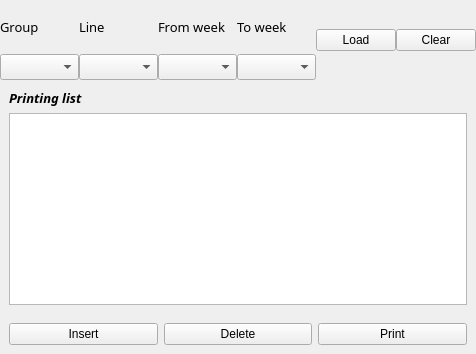
            <widget class="QWidget" name="Print_page_M">
             <layout class="QHBoxLayout" name="horizontalLayout_23">
              <property name="spacing">
               <number>0</number>
              </property>
              <property name="leftMargin">
               <number>0</number>
              </property>
              <property name="topMargin">
               <number>0</number>
              </property>
              <property name="rightMargin">
               <number>0</number>
              </property>
              <property name="bottomMargin">
               <number>0</number>
              </property>
              <item>
               <widget class="QFrame" name="frame_28">
                <property name="frameShape">
                 <enum>QFrame::NoFrame</enum>
                </property>
                <layout class="QVBoxLayout" name="verticalLayout_26">
                 <property name="spacing">
                  <number>0</number>
                 </property>
                 <property name="leftMargin">
                  <number>0</number>
                 </property>
                 <property name="topMargin">
                  <number>0</number>
                 </property>
                 <property name="rightMargin">
                  <number>0</number>
                 </property>
                 <property name="bottomMargin">
                  <number>0</number>
                 </property>
                 <item>
                  <widget class="QFrame" name="frame_29">
                   <property name="minimumSize">
                    <size>
                     <width>0</width>
                     <height>80</height>
                    </size>
                   </property>
                   <property name="maximumSize">
                    <size>
                     <width>16777215</width>
                     <height>80</height>
                    </size>
                   </property>
                   <property name="frameShape">
                    <enum>QFrame::NoFrame</enum>
                   </property>
                   <layout class="QHBoxLayout" name="horizontalLayout_26">
                    <property name="spacing">
                     <number>0</number>
                    </property>
                    <property name="leftMargin">
                     <number>0</number>
                    </property>
                    <property name="topMargin">
                     <number>0</number>
                    </property>
                    <property name="rightMargin">
                     <number>0</number>
                    </property>
                    <property name="bottomMargin">
                     <number>0</number>
                    </property>
                    <item>
                     <widget class="QFrame" name="frame_36">
                      <property name="frameShape">
                       <enum>QFrame::NoFrame</enum>
                      </property>
                      <layout class="QHBoxLayout" name="horizontalLayout_25">
                       <property name="spacing">
                        <number>0</number>
                       </property>
                       <property name="leftMargin">
                        <number>0</number>
                       </property>
                       <property name="topMargin">
                        <number>0</number>
                       </property>
                       <property name="rightMargin">
                        <number>0</number>
                       </property>
                       <property name="bottomMargin">
                        <number>0</number>
                       </property>
                       <item>
                        <widget class="QFrame" name="frame_32">
                         <property name="maximumSize">
                          <size>
                           <width>100</width>
                           <height>16777215</height>
                          </size>
                         </property>
                         <property name="frameShape">
                          <enum>QFrame::NoFrame</enum>
                         </property>
                         <layout class="QVBoxLayout" name="verticalLayout_28">
                          <property name="spacing">
                           <number>0</number>
                          </property>
                          <property name="leftMargin">
                           <number>0</number>
                          </property>
                          <property name="topMargin">
                           <number>0</number>
                          </property>
                          <property name="rightMargin">
                           <number>0</number>
                          </property>
                          <property name="bottomMargin">
                           <number>0</number>
                          </property>
                          <item>
                           <widget class="QLabel" name="label_34">
                            <property name="font">
                             <font>
                              <family>Rockwell</family>
                              <pointsize>10</pointsize>
                              <weight>50</weight>
                              <italic>false</italic>
                              <bold>false</bold>
                             </font>
                            </property>
                            <property name="text">
                             <string>Group</string>
                            </property>
                           </widget>
                          </item>
                          <item>
                           <widget class="QComboBox" name="Group_cbb_PF">
                            <property name="minimumSize">
                             <size>
                              <width>0</width>
                              <height>20</height>
                             </size>
                            </property>
                            <property name="font">
                             <font>
                              <family>Rockwell</family>
                              <pointsize>10</pointsize>
                             </font>
                            </property>
                           </widget>
                          </item>
                         </layout>
                        </widget>
                       </item>
                       <item>
                        <widget class="QFrame" name="frame_33">
                         <property name="maximumSize">
                          <size>
                           <width>100</width>
                           <height>16777215</height>
                          </size>
                         </property>
                         <property name="frameShape">
                          <enum>QFrame::NoFrame</enum>
                         </property>
                         <layout class="QVBoxLayout" name="verticalLayout_29">
                          <property name="spacing">
                           <number>0</number>
                          </property>
                          <property name="leftMargin">
                           <number>0</number>
                          </property>
                          <property name="topMargin">
                           <number>0</number>
                          </property>
                          <property name="rightMargin">
                           <number>0</number>
                          </property>
                          <property name="bottomMargin">
                           <number>0</number>
                          </property>
                          <item>
                           <widget class="QLabel" name="label_35">
                            <property name="font">
                             <font>
                              <family>Rockwell</family>
                              <pointsize>10</pointsize>
                             </font>
                            </property>
                            <property name="text">
                             <string>Line</string>
                            </property>
                           </widget>
                          </item>
                          <item>
                           <widget class="QComboBox" name="Line_cbb_PF">
                            <property name="minimumSize">
                             <size>
                              <width>0</width>
                              <height>20</height>
                             </size>
                            </property>
                            <property name="font">
                             <font>
                              <family>Rockwell</family>
                              <pointsize>10</pointsize>
                             </font>
                            </property>
                           </widget>
                          </item>
                         </layout>
                        </widget>
                       </item>
                       <item>
                        <widget class="QFrame" name="frame_34">
                         <property name="maximumSize">
                          <size>
                           <width>100</width>
                           <height>16777215</height>
                          </size>
                         </property>
                         <property name="frameShape">
                          <enum>QFrame::NoFrame</enum>
                         </property>
                         <layout class="QVBoxLayout" name="verticalLayout_30">
                          <property name="spacing">
                           <number>0</number>
                          </property>
                          <property name="leftMargin">
                           <number>0</number>
                          </property>
                          <property name="topMargin">
                           <number>0</number>
                          </property>
                          <property name="rightMargin">
                           <number>0</number>
                          </property>
                          <property name="bottomMargin">
                           <number>0</number>
                          </property>
                          <item>
                           <widget class="QLabel" name="label_36">
                            <property name="font">
                             <font>
                              <family>Rockwell</family>
                              <pointsize>10</pointsize>
                             </font>
                            </property>
                            <property name="text">
                             <string>From week</string>
                            </property>
                           </widget>
                          </item>
                          <item>
                           <widget class="QComboBox" name="FomWeek_cbb_PF">
                            <property name="minimumSize">
                             <size>
                              <width>0</width>
                              <height>20</height>
                             </size>
                            </property>
                            <property name="font">
                             <font>
                              <family>Rockwell</family>
                              <pointsize>10</pointsize>
                             </font>
                            </property>
                           </widget>
                          </item>
                         </layout>
                        </widget>
                       </item>
                       <item>
                        <widget class="QFrame" name="frame_35">
                         <property name="maximumSize">
                          <size>
                           <width>100</width>
                           <height>16777215</height>
                          </size>
                         </property>
                         <property name="frameShape">
                          <enum>QFrame::NoFrame</enum>
                         </property>
                         <layout class="QVBoxLayout" name="verticalLayout_31">
                          <property name="spacing">
                           <number>0</number>
                          </property>
                          <property name="leftMargin">
                           <number>0</number>
                          </property>
                          <property name="topMargin">
                           <number>0</number>
                          </property>
                          <property name="rightMargin">
                           <number>0</number>
                          </property>
                          <property name="bottomMargin">
                           <number>0</number>
                          </property>
                          <item>
                           <widget class="QLabel" name="label_37">
                            <property name="font">
                             <font>
                              <family>Rockwell</family>
                              <pointsize>10</pointsize>
                             </font>
                            </property>
                            <property name="text">
                             <string>To week</string>
                            </property>
                           </widget>
                          </item>
                          <item>
                           <widget class="QComboBox" name="ToWeek_cbb_PF">
                            <property name="minimumSize">
                             <size>
                              <width>0</width>
                              <height>20</height>
                             </size>
                            </property>
                            <property name="font">
                             <font>
                              <family>Rockwell</family>
                              <pointsize>10</pointsize>
                             </font>
                            </property>
                           </widget>
                          </item>
                         </layout>
                        </widget>
                       </item>
                       <item>
                        <widget class="QPushButton" name="Load_btn">
                         <property name="maximumSize">
                          <size>
                           <width>100</width>
                           <height>16777215</height>
                          </size>
                         </property>
                         <property name="text">
                          <string>Load</string>
                         </property>
                         <property name="icon">
                          <iconset>
                           <normaloff>../../../../../../Icons/databaseExport.ico</normaloff>../../../../../../Icons/databaseExport.ico</iconset>
                         </property>
                         <property name="iconSize">
                          <size>
                           <width>25</width>
                           <height>25</height>
                          </size>
                         </property>
                        </widget>
                       </item>
                       <item>
                        <widget class="QPushButton" name="Clear_btn">
                         <property name="maximumSize">
                          <size>
                           <width>100</width>
                           <height>16777215</height>
                          </size>
                         </property>
                         <property name="text">
                          <string>Clear</string>
                         </property>
                         <property name="icon">
                          <iconset>
                           <normaloff>../../../../../../program/Icons/Clear.ico</normaloff>../../../../../../program/Icons/Clear.ico</iconset>
                         </property>
                        </widget>
                       </item>
                      </layout>
                     </widget>
                    </item>
                    <item>
                     <widget class="QFrame" name="frame_37">
                      <property name="frameShape">
                       <enum>QFrame::NoFrame</enum>
                      </property>
                      <widget class="QPushButton" name="Register_form_btn">
                       <property name="geometry">
                        <rect>
                         <x>20</x>
                         <y>20</y>
                         <width>131</width>
                         <height>33</height>
                        </rect>
                       </property>
                       <property name="minimumSize">
                        <size>
                         <width>0</width>
                         <height>33</height>
                        </size>
                       </property>
                       <property name="text">
                        <string>Register New Form</string>
                       </property>
                       <property name="icon">
                        <iconset>
                         <normaloff>../../../../../../Icons/new_register.ico</normaloff>../../../../../../Icons/new_register.ico</iconset>
                       </property>
                       <property name="iconSize">
                        <size>
                         <width>25</width>
                         <height>25</height>
                        </size>
                       </property>
                      </widget>
                      <widget class="QPushButton" name="Update_form_btn">
                       <property name="geometry">
                        <rect>
                         <x>170</x>
                         <y>20</y>
                         <width>131</width>
                         <height>33</height>
                        </rect>
                       </property>
                       <property name="minimumSize">
                        <size>
                         <width>0</width>
                         <height>33</height>
                        </size>
                       </property>
                       <property name="text">
                        <string>Update Form</string>
                       </property>
                       <property name="icon">
                        <iconset>
                         <normaloff>../../../../../../Icons/reset.ico</normaloff>../../../../../../Icons/reset.ico</iconset>
                       </property>
                       <property name="iconSize">
                        <size>
                         <width>25</width>
                         <height>25</height>
                        </size>
                       </property>
                      </widget>
                      <widget class="QGroupBox" name="PF_SyncDate_groupbox">
                       <property name="geometry">
                        <rect>
                         <x>400</x>
                         <y>10</y>
                         <width>141</width>
                         <height>61</height>
                        </rect>
                       </property>
                       <property name="title">
                        <string>Sync Date</string>
                       </property>
                       <layout class="QHBoxLayout" name="horizontalLayout_106">
                        <item>
                         <widget class="QCheckBox" name="Pf_SyncDate_checkbox">
                          <property name="text">
                           <string/>
                          </property>
                         </widget>
                        </item>
                        <item>
                         <widget class="QDateEdit" name="PF_SyncDate_edit">
                          <property name="minimumSize">
                           <size>
                            <width>100</width>
                            <height>25</height>
                           </size>
                          </property>
                          <property name="calendarPopup">
                           <bool>true</bool>
                          </property>
                         </widget>
                        </item>
                       </layout>
                      </widget>
                     </widget>
                    </item>
                   </layout>
                  </widget>
                 </item>
                 <item>
                  <widget class="QFrame" name="frame_30">
                   <property name="frameShape">
                    <enum>QFrame::NoFrame</enum>
                   </property>
                   <layout class="QHBoxLayout" name="horizontalLayout_27">
                    <property name="spacing">
                     <number>10</number>
                    </property>
                    <property name="leftMargin">
                     <number>0</number>
                    </property>
                    <property name="topMargin">
                     <number>0</number>
                    </property>
                    <property name="rightMargin">
                     <number>0</number>
                    </property>
                    <property name="bottomMargin">
                     <number>0</number>
                    </property>
                    <item>
                     <widget class="QFrame" name="frame_38">
                      <property name="frameShape">
                       <enum>QFrame::NoFrame</enum>
                      </property>
                      <layout class="QVBoxLayout" name="verticalLayout_27">
                       <item>
                        <widget class="QLabel" name="label_38">
                         <property name="font">
                          <font>
                           <family>Rockwell</family>
                           <pointsize>10</pointsize>
                           <weight>75</weight>
                           <italic>true</italic>
                           <bold>true</bold>
                          </font>
                         </property>
                         <property name="text">
                          <string>Printing list</string>
                         </property>
                        </widget>
                       </item>
                       <item>
                        <widget class="QTableWidget" name="print_record_table"/>
                       </item>
                      </layout>
                     </widget>
                    </item>
                   </layout>
                  </widget>
                 </item>
                 <item>
                  <widget class="QFrame" name="frame_31">
                   <property name="minimumSize">
                    <size>
                     <width>0</width>
                     <height>30</height>
                    </size>
                   </property>
                   <property name="frameShape">
                    <enum>QFrame::NoFrame</enum>
                   </property>
                   <layout class="QHBoxLayout" name="horizontalLayout_24">
                    <item>
                     <widget class="QPushButton" name="insert_row_btn_PF">
                      <property name="text">
                       <string>Insert</string>
                      </property>
                      <property name="icon">
                       <iconset>
                        <normaloff>../../../../../../Icons/plus.ico</normaloff>../../../../../../Icons/plus.ico</iconset>
                      </property>
                      <property name="iconSize">
                       <size>
                        <width>25</width>
                        <height>25</height>
                       </size>
                      </property>
                     </widget>
                    </item>
                    <item>
                     <widget class="QPushButton" name="del_row_btn_PF">
                      <property name="text">
                       <string>Delete</string>
                      </property>
                      <property name="icon">
                       <iconset>
                        <normaloff>../../../../../../Icons/delete.ico</normaloff>../../../../../../Icons/delete.ico</iconset>
                      </property>
                      <property name="iconSize">
                       <size>
                        <width>25</width>
                        <height>25</height>
                       </size>
                      </property>
                     </widget>
                    </item>
                    <item>
                     <widget class="QPushButton" name="print_PF">
                      <property name="text">
                       <string>Print</string>
                      </property>
                      <property name="icon">
                       <iconset>
                        <normaloff>../../../../../../Icons/print.ico</normaloff>../../../../../../Icons/print.ico</iconset>
                      </property>
                      <property name="iconSize">
                       <size>
                        <width>25</width>
                        <height>25</height>
                       </size>
                      </property>
                     </widget>
                    </item>
                   </layout>
                  </widget>
                 </item>
                </layout>
               </widget>
              </item>
             </layout>
            </widget>
